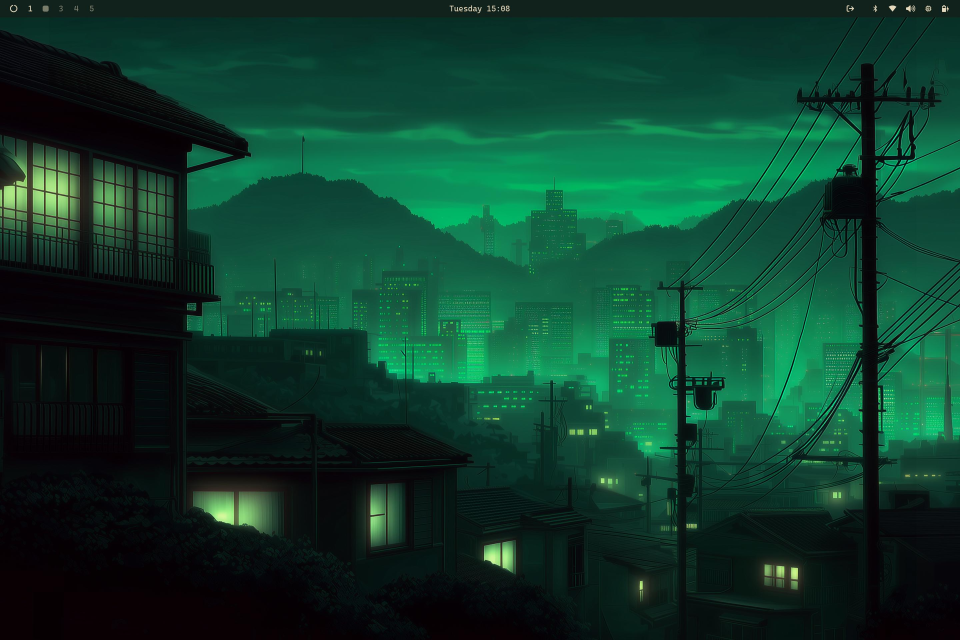
#> input picture source/osaka-jade-wallpaper.jpg, 2880 x 1920 px (shown at 1/3 size)
$ python trace_wallpaper.py ../source/osaka-jade-wallpaper.jpg
#> lines starting #> are read from the running program, lines starting #| are printed output that depends on the picture; after the words box and inside, x2 and y2 are one past the last pixel; in counts of white or black regions, pixels touching at a corner belong together
"""Traces a wallpaper photo into a layered vector SVG for a look's backdrop.

Claude's backdrop takes pure vector SVG only (no <image>, no base64) under 131,072
characters, so the picture is posterized into K colours and each colour band is traced
to paths. Layers stack darkest to brightest, each covering every pixel at least that
bright, so there are no gaps between them. The brightest band (lit windows) breathes
slowly and a soft mist drifts across the middle.

Needs Pillow, NumPy and OpenCV (opencv-python-headless).

    python scripts/trace_wallpaper.py <image> [--crop-top 56] [--width 640] [--colors 14]
        [--epsilon 0.9] [--min-area 6] [--out hooks/osaka-scene.ts]

Keep a traced wallpaper to your own machine: the art belongs to its maker.
"""
import argparse
from pathlib import Path

import cv2
import numpy as np

LIMIT = 131072
HERE = Path(__file__).resolve().parent.parent

p = argparse.ArgumentParser()
p.add_argument('image')
p.add_argument('--crop-top', type=int, default=0, help='pixels to cut from the top (a status bar)')
p.add_argument('--width', type=int, default=640, help='working width; more is more detail and size')
p.add_argument('--colors', type=int, default=14)
p.add_argument('--epsilon', type=float, default=0.9, help='path simplification, in working pixels')
p.add_argument('--min-area', type=float, default=6, help='drop specks smaller than this, in working pixels')
p.add_argument('--sharpen', type=float, default=0.8, help='unsharp amount after smoothing; 0 for none')
p.add_argument('--keep-bright', type=int, default=4, help='brightest bands that keep their small specks')
p.add_argument('--scale', type=int, default=2, help='viewBox units per working pixel')
p.add_argument('--out', default=str(HERE / 'hooks' / 'osaka-scene.ts'))
p.add_argument('--html', help='also write a preview page here')
args = p.parse_args()

img = cv2.imread(args.image, cv2.IMREAD_COLOR)
#> img is the input picture: shape (1920, 2880, 3); mean B, G, R 43.9, 61.1, 14.5
assert img is not None, f'cannot read {args.image}'
img = img[args.crop_top:, :]
h0, w0 = img.shape[:2]
#> h0 = 1920; w0 = 2880
W = args.width
H = round(h0 * W / w0)
#> H = 427
small = cv2.resize(img, (W, H), interpolation=cv2.INTER_AREA)
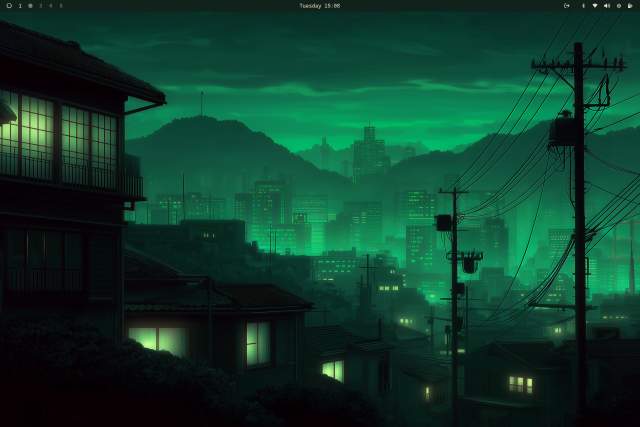
#> small: shape (427, 640, 3); mean B, G, R 43.9, 61.1, 14.5
small = cv2.bilateralFilter(small, 7, 40, 7)
# Sharpen after the smoothing so small lit windows survive the colour bands.
blurred = cv2.GaussianBlur(small, (0, 0), 1.2)
small = cv2.addWeighted(small, 1 + args.sharpen, blurred, -args.sharpen, 0)

# K-means in Lab, so the bands follow how the eye sees them.
lab = cv2.cvtColor(small, cv2.COLOR_BGR2LAB).reshape(-1, 3).astype(np.float32)
criteria = (cv2.TERM_CRITERIA_EPS + cv2.TERM_CRITERIA_MAX_ITER, 40, 0.5)
_, labels, centers = cv2.kmeans(lab, args.colors, None, criteria, 4, cv2.KMEANS_PP_CENTERS)
#> centers = 14 rows, first 8: [129.9, 85.33, 146.6], [16.18, 122.2, 128.5], [70.31, 104.7, 133.5], [29.65, 117.9, 129.8], [165.9, 75.86, 156.3], [98.16, 96.23, 139.7], [58.47, 108, 131.9], [2.03, 129.9, 126.8]
order = np.argsort(centers[:, 0])  # darkest first
#> order = [7, 11, 1, 3, 10, 6, 2, 13, 5, 9, 0, 12, 4, 8]
rank = np.empty_like(order)
rank[order] = np.arange(len(order))
ranked = rank[labels.flatten()].reshape(H, W)
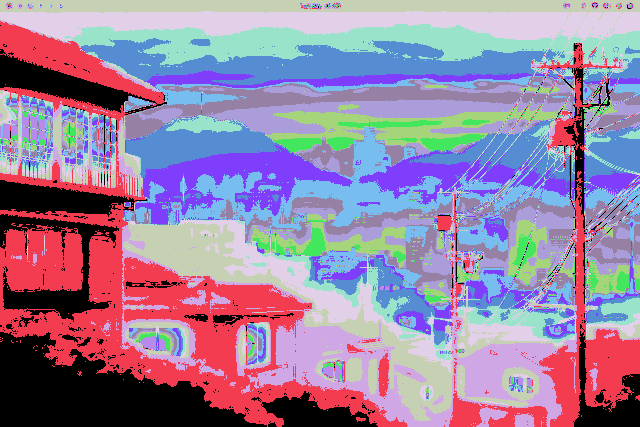
#> ranked: shape (427, 640) int64; 14 distinct labels, from 0 to 13; one colour per label, 0 black
rgb = cv2.cvtColor(centers[order].reshape(1, -1, 3).astype(np.uint8), cv2.COLOR_LAB2RGB)[0]
#> rgb = 14 rows, first 8: [3, 2, 8], [3, 13, 15], [7, 23, 20], [10, 34, 29], [6, 49, 39], [6, 62, 49], [10, 74, 57], [16, 88, 64]
hexes = ['#%02x%02x%02x' % tuple(int(v) for v in c) for c in rgb]
#> hexes = ['#030208', '#030d0f', '#071714', '#0a221d', '#063127', '#063e31', '#0a4a39', '#105840', '#156748', '#0f7951', '#118a58', '#159c60', '#28b368', '#a1e486']

S = args.scale
kernel = np.ones((2, 2), np.uint8)


def path_of(mask, min_area):
    contours, _ = cv2.findContours(mask, cv2.RETR_CCOMP, cv2.CHAIN_APPROX_NONE)
    parts = []
    for c in contours:
        if abs(cv2.contourArea(c)) < min_area:
            continue
        c = cv2.approxPolyDP(c, args.epsilon, True).reshape(-1, 2)
        if len(c) < 3:
            continue
        pts = (c * S).astype(int)
        seg = [f'M{pts[0][0]} {pts[0][1]}']
        rel = np.diff(pts, axis=0)
        seg.append('l' + ' '.join(f'{dx} {dy}' for dx, dy in rel if dx or dy))
        parts.append(''.join(seg) + 'z')
    return ''.join(parts).replace(' -', '-')


layers = []
for i in range(1, args.colors):
    mask = (ranked >= i).astype(np.uint8) * 255
    # The brightest bands are the lit windows: keep their specks, which the rest drop.
    bright = i >= args.colors - args.keep_bright
    if not bright:
        mask = cv2.morphologyEx(mask, cv2.MORPH_OPEN, kernel)
    d = path_of(mask, 0.5 if bright else args.min_area)
    if d:
        cls = ' class="lit"' if i == args.colors - 1 else ''
        layers.append(f'<path{cls} fill="{hexes[i]}" fill-rule="evenodd" d="{d}"/>')
#> this loop made 13 passes
#> pass 1, `mask = (ranked >= i).astype(np.uint8) * 255`:
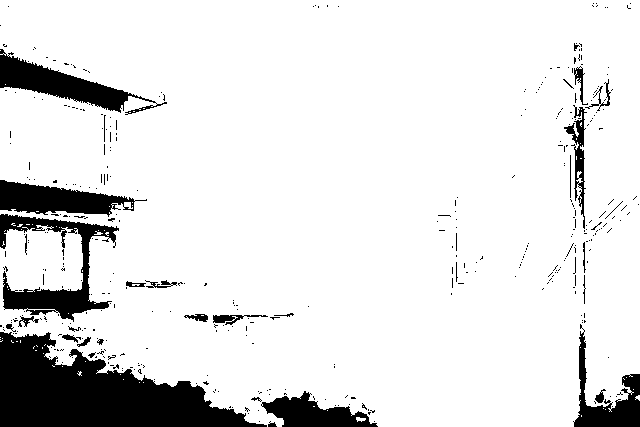
#> mask: shape (427, 640); 88.3% white; 406 black regions (375 under 20 px), largest, box (x1, y1, x2, y2) and area: (0, 332, 267, 427) 13785, (0, 214, 119, 322) 3909, (0, 49, 167, 115) 3362
#> pass 1, `mask = cv2.morphologyEx(mask, cv2.MORPH_OPEN, kernel)`:
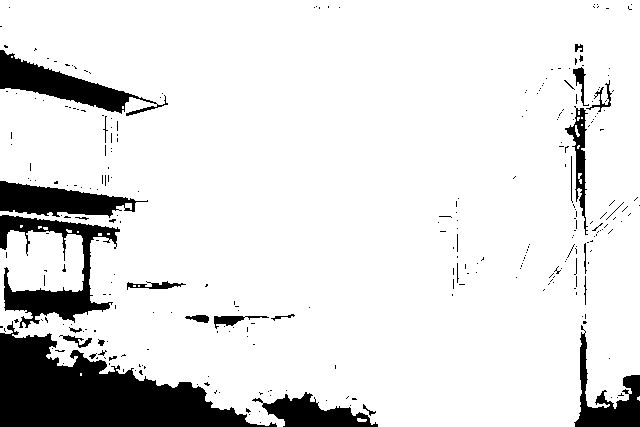
#> mask: shape (427, 640); 88.1% white; 292 black regions (265 under 20 px), largest, box (x1, y1, x2, y2) and area: (0, 321, 277, 427) 13824, (0, 215, 120, 328) 4353, (0, 50, 168, 116) 3493
#> pass 2, `mask = (ranked >= i).astype(np.uint8) * 255`:
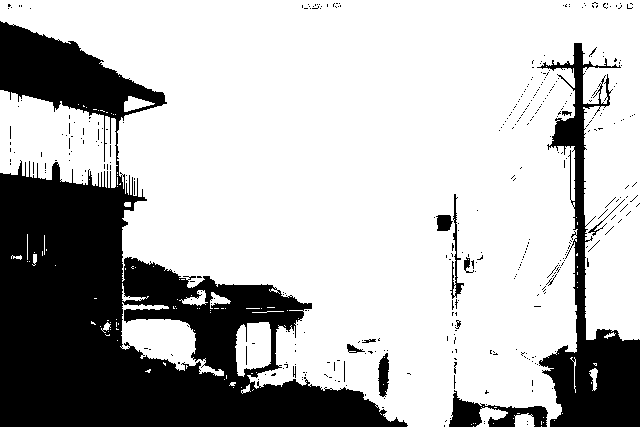
#> mask: shape (427, 640); 71.9% white; 391 black regions (375 under 20 px), largest, box (x1, y1, x2, y2) and area: (0, 21, 408, 427) 61583, (537, 43, 640, 427) 11399, (449, 390, 548, 427) 1535
#> pass 2, `mask = cv2.morphologyEx(mask, cv2.MORPH_OPEN, kernel)`:
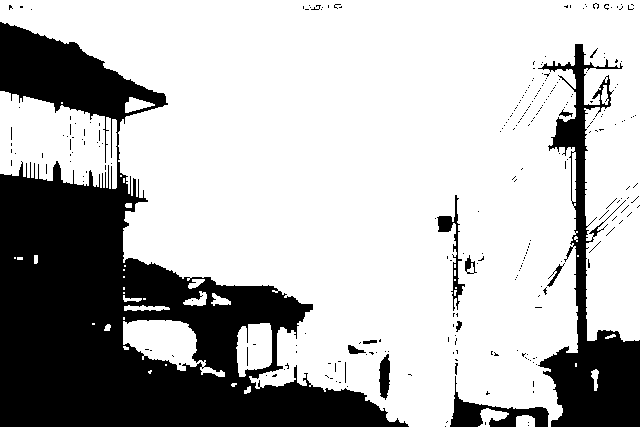
#> mask: shape (427, 640); 71.6% white; 271 black regions (257 under 20 px), largest, box (x1, y1, x2, y2) and area: (0, 22, 409, 427) 62334, (538, 44, 640, 427) 11579, (450, 376, 549, 427) 1543
#> after the loop:
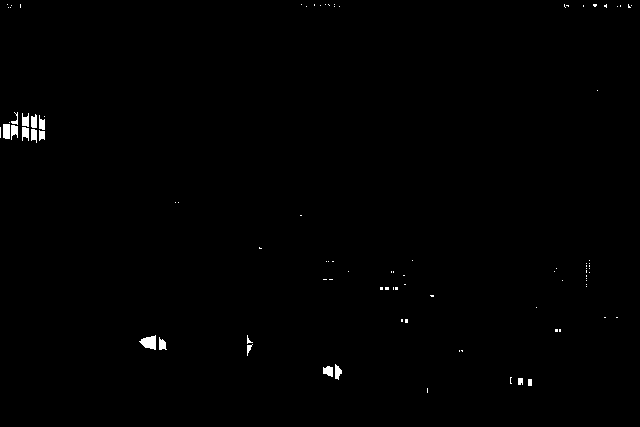
#> mask: shape (427, 640); 0.49% white; 92 white regions (75 under 20 px), largest, box (x1, y1, x2, y2) and area: (139, 335, 156, 350) 165, (3, 124, 10, 139) 103, (323, 366, 333, 377) 84
#> after the loop, layers = 13 items

VW, VH = W * S, H * S
#> VW = 1280; VH = 854
style = ('<style>'
         '.lit { animation: breathe 9s ease-in-out infinite; }'
         '.mist { animation: drift 80s ease-in-out infinite alternate; }'
         '@keyframes breathe { 0%, 100% { opacity: 1; } 50% { opacity: 0.72; } }'
         '@keyframes drift { from { transform: translateX(-80px); } to { transform: translateX(80px); } }'
         '</style>')
mist = (f'<defs><filter id="m" x="-50%" y="-50%" width="200%" height="200%"><feGaussianBlur stdDeviation="{VW // 24}"/></filter></defs>'
        f'<g filter="url(#m)" opacity="0.22"><ellipse class="mist" cx="{VW * 0.55:.0f}" cy="{VH * 0.6:.0f}" rx="{VW * 0.32:.0f}" ry="{VH * 0.06:.0f}" fill="#4fbf8e"/></g>')
svg = (f'<svg xmlns="http://www.w3.org/2000/svg" viewBox="0 0 {VW} {VH}" preserveAspectRatio="xMidYMid slice">'
       f'{style}<rect width="{VW}" height="{VH}" fill="{hexes[0]}"/>' + ''.join(layers) + mist + '</svg>')

for bad in ('<image', 'href', 'data:', '\\', '<![', "'"):
    assert bad not in svg, bad
print(f'{len(svg)} chars of {LIMIT} ({W}x{H}, {args.colors} colours, epsilon {args.epsilon})')
#| 80328 chars of 131072 (640x427, 14 colours, epsilon 0.9)
if len(svg) >= LIMIT:
    raise SystemExit('too big: lower --width or --colors, or raise --epsilon or --min-area')

Path(args.out).write_text(
    '// Generated by scripts/trace_wallpaper.py from a wallpaper photo; rerun it to change.\n'
    '// The art belongs to its maker: keep this to your own machine.\n'
    f'export const OSAKA_SCENE_SVG = {svg!r}\n', encoding='utf-8', newline='\n')
if args.html:
    Path(args.html).write_text('<!doctype html><html><body style="margin:0;background:#000"><div style="width:100vw;height:100vh">'
                               + svg.replace('<svg ', '<svg width="100%" height="100%" ', 1) + '</div></body></html>', encoding='utf-8')
